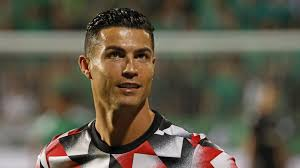
#> input picture model/test_images/cr2.jpg, 300 x 168 px
$ jupyter execute --allow-errors 'ML classification project.ipynb'   (shell and % lines are left out)
#> lines starting #> are read from the running program, lines starting #| are printed output that depends on the picture; after the words box and inside, x2 and y2 are one past the last pixel; in counts of white or black regions, pixels touching at a corner belong together
[cell 1]
# pip install PyWavelets

[cell 2]
# pip install opencv-python

[cell 3]
import numpy as np
import pandas as pd
import cv2
import matplotlib.pyplot as plt

[cell 4]
img = cv2.imread('./test_images/cr2.jpg')
#> img is the input picture: shape (168, 300, 3); mean B, G, R 74.6, 90, 96.9
img.shape # (x,y,rgb)
#> Out = (168, 300, 3)
# rgb intensity value for each pixel varies from 0 to 255

[cell 5]
plt.imshow(img)

[cell 6]
gray = cv2.cvtColor(img,cv2.COLOR_BGR2GRAY)
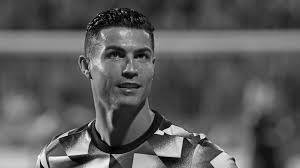
#> gray: shape (168, 300); min 0, max 253, mean 90.3
gray.shape
#> Out = (168, 300)

[cell 7]
gray

[cell 8]
plt.imshow(gray,cmap='gray')

[cell 9]
face_cascade = cv2.CascadeClassifier(".\opencv\haarcascade_frontalface_default.xml")
eye_cascade = cv2.CascadeClassifier(".\opencv\haarcascade_eye.xml")

faces = face_cascade.detectMultiScale(gray)
#> faces = [[92, 27, 75, 75]]
faces # [x,y,width,height]
#> Out = [[92, 27, 75, 75]]

[cell 10]
(x,y,w,h) = faces[0]
#> x = 92; y = 27; w = 75; h = 75
x,y,w,h
#> Out = (92, 27, 75, 75)

[cell 11]
face_img = cv2.rectangle(img,(x,y),(x+w,y+h),(255,0,0),2) # (image,starting,ending,rgb,linewidth)
plt.imshow(face_img)

[cell 12]
# [5 lines of commented-out code are left out]

[cell 13]
# (ex,ey,ew,eh) = eyes
# ex,ey,ew,eh

[cell 14]
for (x,y,w,h) in faces:
    roi_gray = gray[y:y+h,x:x+w] # region of interest
    roi_color = face_img[y:y+h,x:x+w]
    eyes = eye_cascade.detectMultiScale(roi_gray)
    for (ex,ey,ew,eh) in eyes:
        cv2.rectangle(roi_color,(ex,ey),(ex+ew,ey+eh),(0,255,0))
#> this loop made 1 pass
#> (x, y, w, h, eyes) on pass 1: (92, 27, 75, 75, [[11, 18, 22, 22], [37, 19, 21, 21]])
#> pass 1, `roi_gray = gray[y:y+h,x:x+w]`:
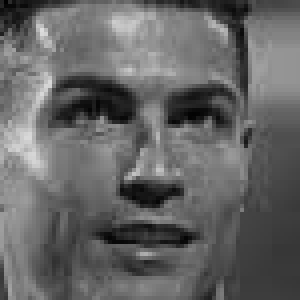
#> roi_gray: shape (75, 75) (shown 4 times larger); min 1, max 221, mean 100.9
#> pass 1, `roi_color = face_img[y:y+h,x:x+w]`:
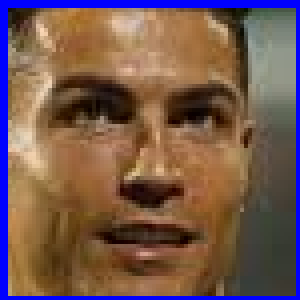
#> roi_color: shape (75, 75, 3) (shown 4 times larger); mean B, G, R 79.3, 88.6, 117
#> after the loop:
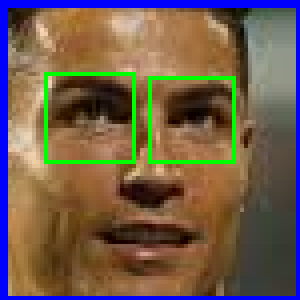
#> roi_color: shape (75, 75, 3) (shown 4 times larger); 3.06% of pixels changed, all inside (x1, y1, x2, y2) = (11, 18, 59, 41)
plt.imshow(face_img,cmap='gray')
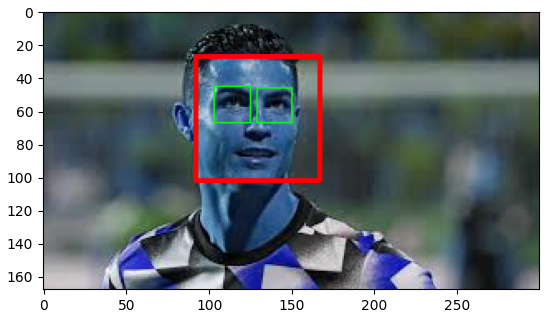
#> figure drawn by matplotlib, 1 panel; B, G, R data is drawn as R, G, B

[cell 15]
plt.imshow(roi_color,cmap='gray')

[cell 16]
eyes
#> Out = [[11, 18, 22, 22], [37, 19, 21, 21]]

[cell 17]
def get_cropped_image_2_eyes(image_path):
#> called with image_path = './test_images/cr2.jpg'
    img = cv2.imread(image_path)
    if img is None:
        return None
    gray = cv2.cvtColor(img,cv2.COLOR_BGR2GRAY)
    faces = face_cascade.detectMultiScale(gray)
#> faces = [[92, 27, 75, 75]]
    for (x,y,w,h) in faces:
        roi_gray = gray[y:y+h,x:x+w]
        roi_color = img[y:y+h,x:x+w]
        eyes = eye_cascade.detectMultiScale(roi_gray)
        if len(eyes) >= 2:
            return roi_color
#> this loop made 1 pass
#> pass 1, in get_cropped_image_2_eyes, `roi_color = img[y:y+h,x:x+w]`:
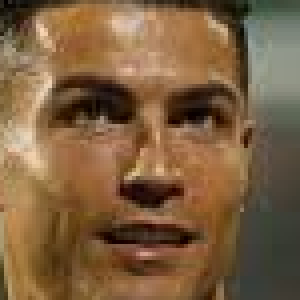
#> roi_color: shape (75, 75, 3) (shown 4 times larger); mean B, G, R 64.3, 95.6, 125.2
# the code returns the first person's image containing 2 eyes,
# that might or might not be the celebrity

[cell 18]
original_image = cv2.imread('./test_images/cr2.jpg')
plt.imshow(original_image)

[cell 19]
cropped_image = get_cropped_image_2_eyes('./test_images/cr2.jpg')
plt.imshow(cropped_image)

[cell 20]
obstructed_image = cv2.imread('./test_images/cr3.jpg')
#> (the rest of this cell did not finish here and is left out)

[cell 21]
obstructed_cropped_image = get_cropped_image_2_eyes('./test_images/cr3.jpg')
obstructed_cropped_image # no image

# Implementation for all the images

[cell 22]
path_to_data = "./images_dataset/"
path_to_cropped_data = "./images_dataset/cropped/"

[cell 23]
# fetching the already existing images folders
import os
img_dirs = []
for entry in os.scandir(path_to_data):
    if entry.is_dir():
        img_dirs.append(entry.path)

[cell 24]
print(img_dirs)

[cell 25]
# creating a directory for cropped images
import shutil
if os.path.exists(path_to_cropped_data):
    shutil.rmtree(path_to_cropped_data)
os.mkdir(path_to_cropped_data)

[cell 26]
# creating folders in cropped folder for different sports celebrities
cropped_image_dirs = []
celeb_file_names_dict = {}

for img_dir in img_dirs:
    count = 1
    celeb_name = img_dir.split('/')[-1]
    celeb_file_names_dict[celeb_name] = []
    # print(celeb_name)

    for entry in os.scandir(img_dir):
        roi_color = get_cropped_image_2_eyes(entry.path)
        if roi_color is None:
            continue

        if roi_color is not None:
            cropped_folder = path_to_cropped_data + celeb_name
            if not os.path.exists(cropped_folder):
                os.makedirs(cropped_folder) # makedirs creates the intermediate directories that don't yet exist in the path of the subdir
                cropped_image_dirs.append(cropped_folder)
                print("Generating cropped images in folder: ",cropped_folder)
            cropped_file_name = celeb_name + str(count) + ".png"
            cropped_file_path = cropped_folder + "/" + cropped_file_name

            cv2.imwrite(cropped_file_path,roi_color) # (filepath,img)
            celeb_file_names_dict[celeb_name].append(cropped_file_path)
            count += 1

# Part 4

[cell 27]
# wavelet transformation - provides us with the important facial features(fine details so that we can differentiate between different faces
# Frequency and  Fourier Transform - a part of signal processing
# Fourier Transform - It is basically used to cancel out the noises and amplify some freauencies or suppress certain frequencies

[cell 28]
# from Stack Overflow
# wavelet transformation
import pywt
import cv2

def w2d(img,mode='haar',level=1):
#> called with mode = 'db1', level = 5
    imArray = img
    # Datatype conversions
    # convert to grayscale
    imArray = cv2.cvtColor(imArray,cv2.COLOR_BGR2GRAY)
    # convert to float
    imArray = np.float32(imArray)
    imArray /= 255 # Normalization to ensure same scale for wavelet transform of different images

    # Compute coefficients
    coeffs = pywt.wavedec2(imArray, mode, level=level)
#> coeffs = 6 items

    # Process coefficients
    coeffs_H = list(coeffs)
#> coeffs_H = 6 items
    coeffs_H[0] *= 0

    # reconstruction
    imArray_H = pywt.waverec2(coeffs_H, mode)
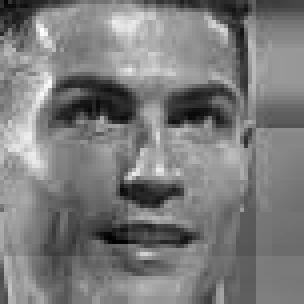
#> imArray_H: shape (76, 76) float32 (shown 4 times larger); min -0.429, max 0.454, mean -0.000546; drawn with min black and max white
    imArray_H *= 255
    imArray_H = np.uint8(imArray_H)
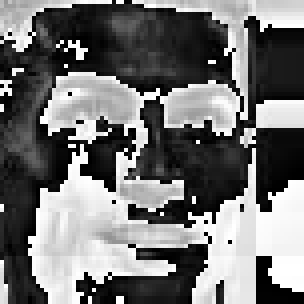
#> imArray_H: shape (76, 76) (shown 4 times larger); min 0, max 255, mean 114.7

    return imArray_H

[cell 29]
im_har = w2d(cropped_image,'db1',5)
plt.imshow(im_har,cmap="gray")

[cell 30]
# manually examine cropped folder and delete any unwanted images
celebrity_file_names_dict = {}
for img_dir in cropped_image_dirs:
    celebrity_name = img_dir.split('/')[-1]
    file_list = []
    for entry in os.scandir(img_dir):
        file_list.append(entry.path)
    celebrity_file_names_dict[celebrity_name] = file_list
celebrity_file_names_dict

[cell 31]
# vertical stacking of raw image and wavelet transformed image
# both the images provide with some features so we do this vertical stacking
count = 0
class_dict = {}
for celeb_name in celebrity_file_names_dict.keys():
    class_dict[celeb_name] = count
    count += 1
class_dict
